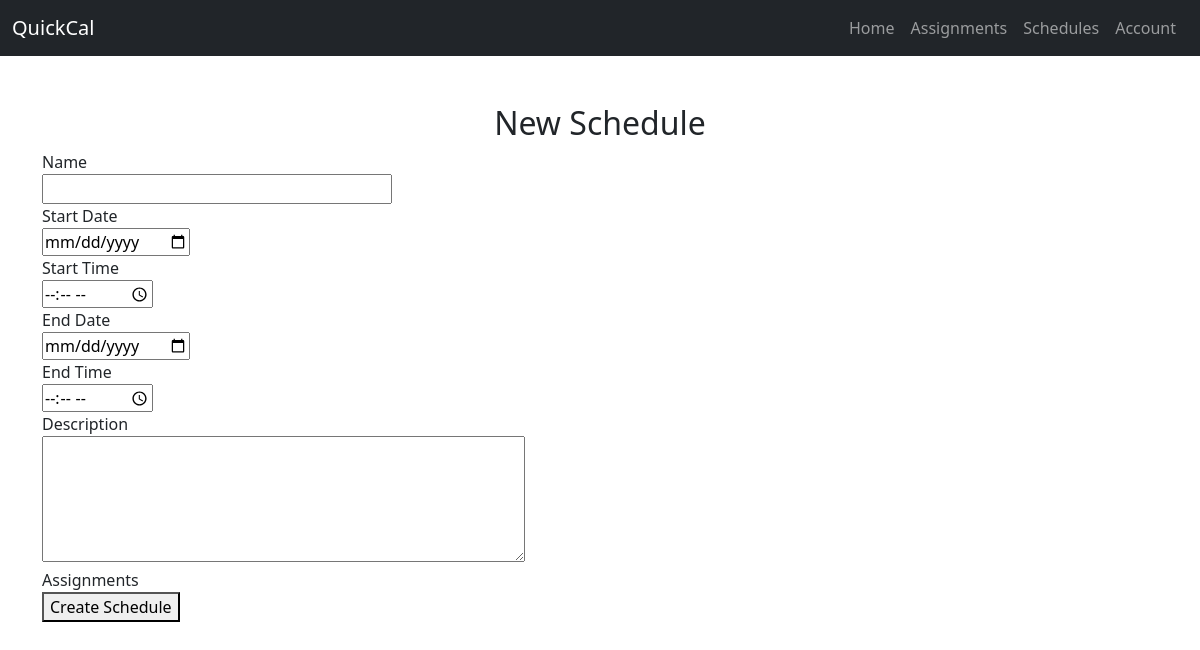
Before: /newSchedule (signed in) with the older database file.
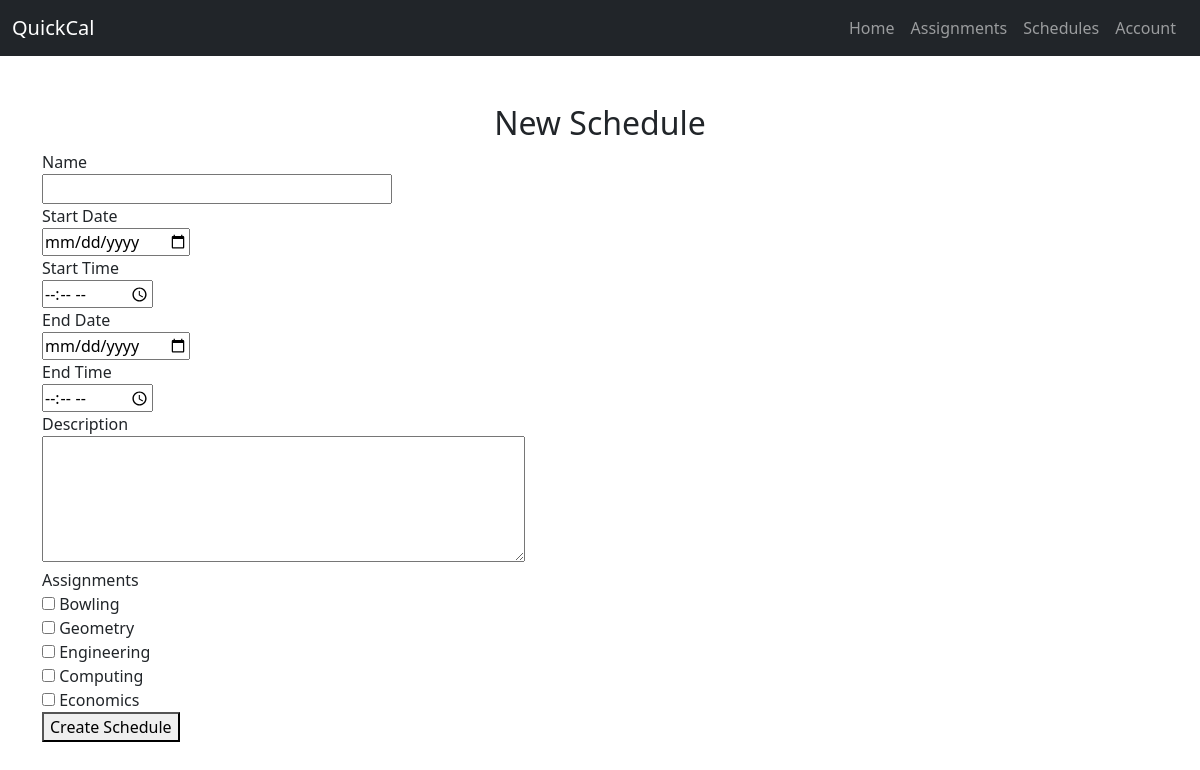
After: the same page with the newer database file.
### app.py (models this page shows, shortened)
class Assignment(db.Model):
    id = db.Column(db.Integer, primary_key=True)
    title = db.Column(db.String(40), nullable=False)
    due = db.Column(db.DateTime, nullable=False)
    desc = db.Column(db.String(200), nullable=True)
    student_id = db.Column(db.Integer, db.ForeignKey('student.id', ondelete='CASCADE'), nullable=False)

### app.py (the view, shortened to what this page needs)
@app.route('/newSchedule', methods=['POST', 'GET'])
def new_schedule():
    form = ScheduleForm()
    assignments = Assignment.query.filter_by(student_id=current_user.id).all()
    form.assignments.choices = [(str(assignment.id), assignment.title) for assignment in assignments]
    return render_template('newSchedule.html', form=form)

### app.py
class ScheduleForm(FlaskForm):
    name = StringField('Name', validators=[DataRequired()])
    start_date = DateField('Start Date', validators=[DataRequired()])
    start_time = TimeField('Start Time', validators=[DataRequired()])
    end_date = DateField('End Date', validators=[DataRequired()])
    end_time = TimeField('End Time', validators=[DataRequired()])
    description = TextAreaField('Description')
    assignments = MultiCheckboxField('Assignments')

### app.py (called while the page is built)
@login_manager.user_loader
def load_user(user_id):
    return Student.query.get(int(user_id))

### templates/newSchedule.html (shortened to what this page needs)
{% extends "base.html" %}
{% block content %}
<div class="container mt-5">
    <div class="row">
        <div class="col">
          <h2 class="text-center">New Schedule</h2>
        </div>
      </div>
      <div class="row">
        <div class="col">
            <form method="POST">
                <div>
                    {{ form.name.label }}<br>
                    {{ form.name(size=32) }}<br>
                </div>
                <div>
                    {{ form.start_date.label }}<br>
                    {{ form.start_date(size=10) }}<br>
                </div>
                <div>
                    {{ form.start_time.label }}<br>
                    {{ form.start_time(size=8) }}<br>
                </div>
                <div>
                    {{ form.end_date.label }}<br>
                    {{ form.end_date(size=10) }}<br>
                </div>
                <div>
                    {{ form.end_time.label }}<br>
                    {{ form.end_time(size=8) }}<br>
                </div>
                <div>
                    {{ form.description.label }}<br>
                    {{ form.description(rows=5, cols=50) }}<br>
                </div>
                <div id="assignments-container">
                    {{ form.assignments.label }}<br>
                    {% for choice in form.assignments %}
                        {{ choice }} {{ choice.label }}<br>
                    {% endfor %}
                </div>
                <div>
                    <button type="submit">Create Schedule</button>
                </div>
            </form>
        </div>
    </div>
</div>
{% endblock %}

Changed rows visible on the page:
added Assignment: label "Bowling"
added Assignment: label "Geometry"
added Assignment: label "Engineering"
added Assignment: label "Computing"
added Assignment: label "Economics"
